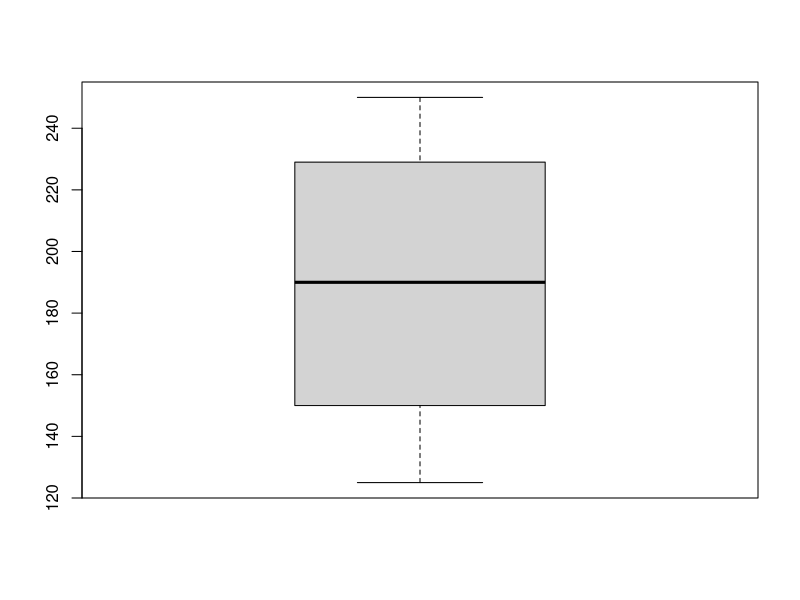
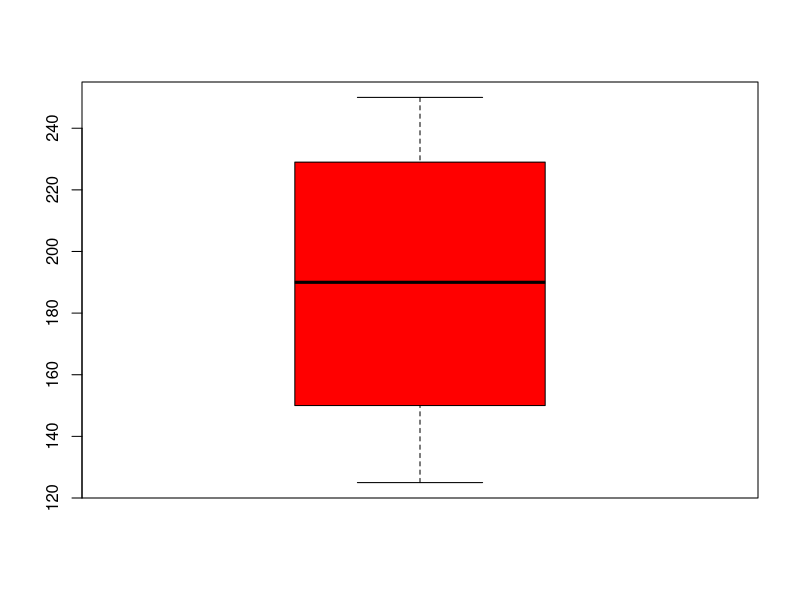
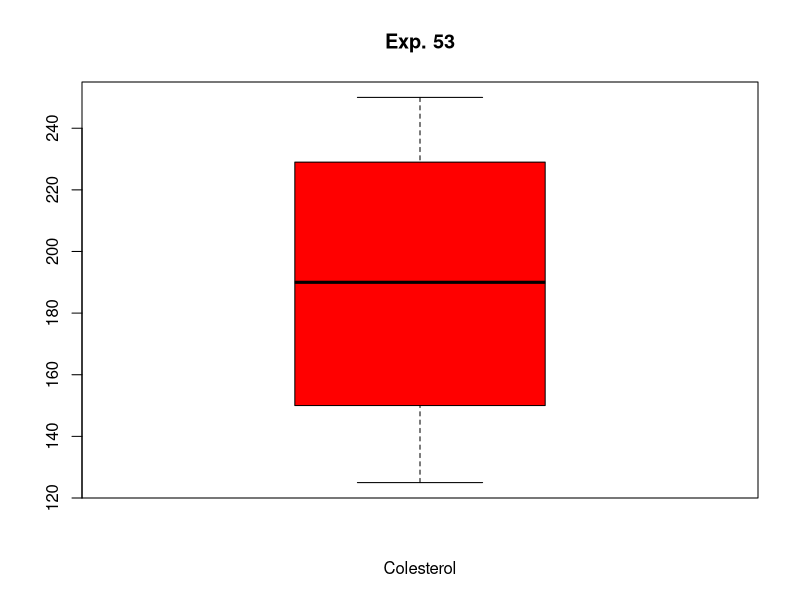
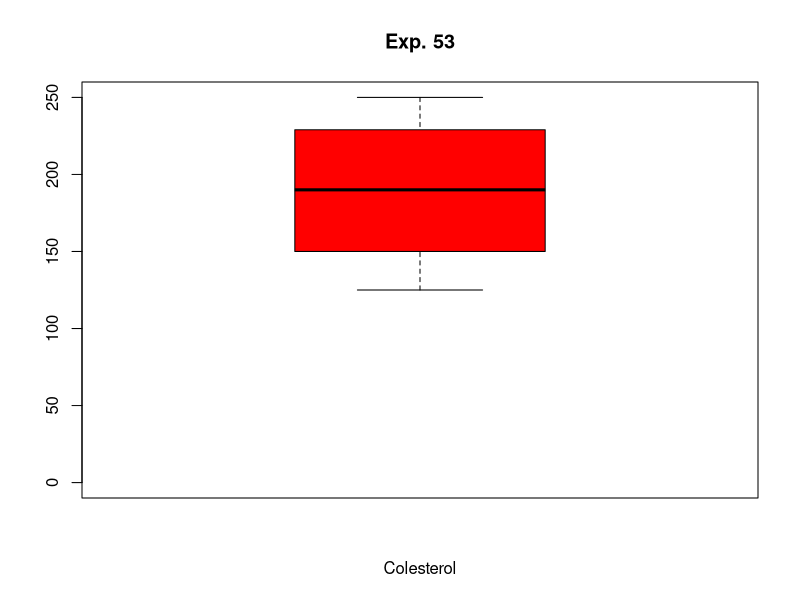
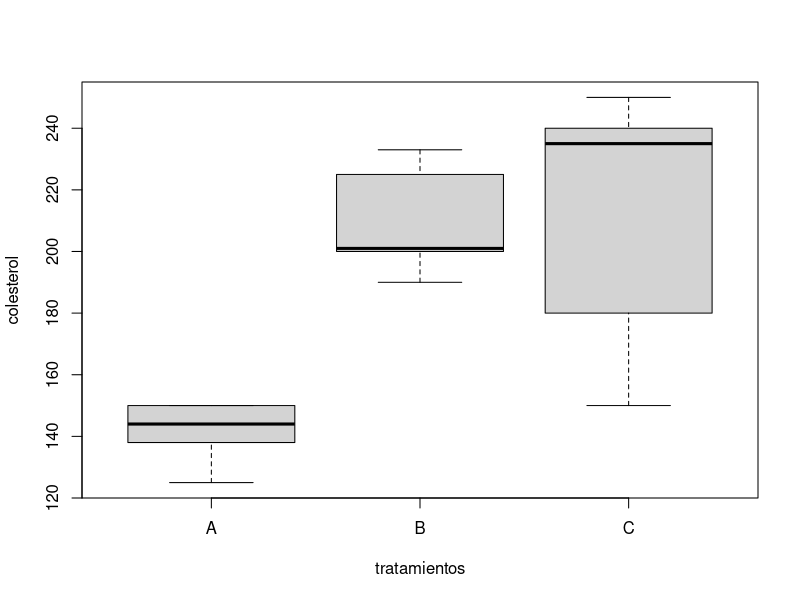
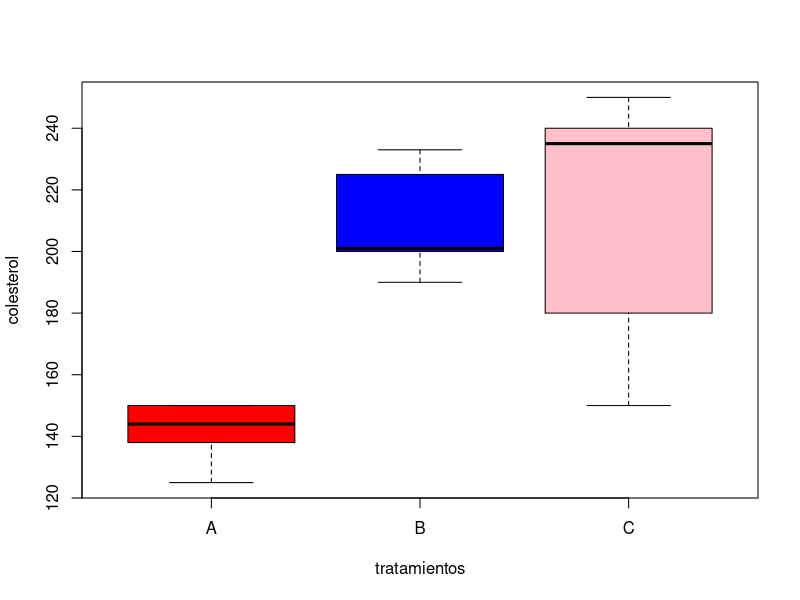
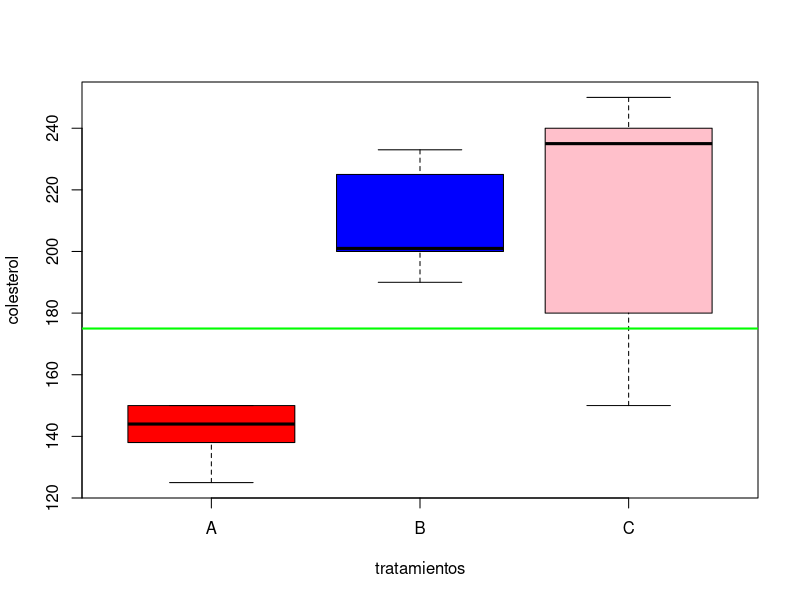
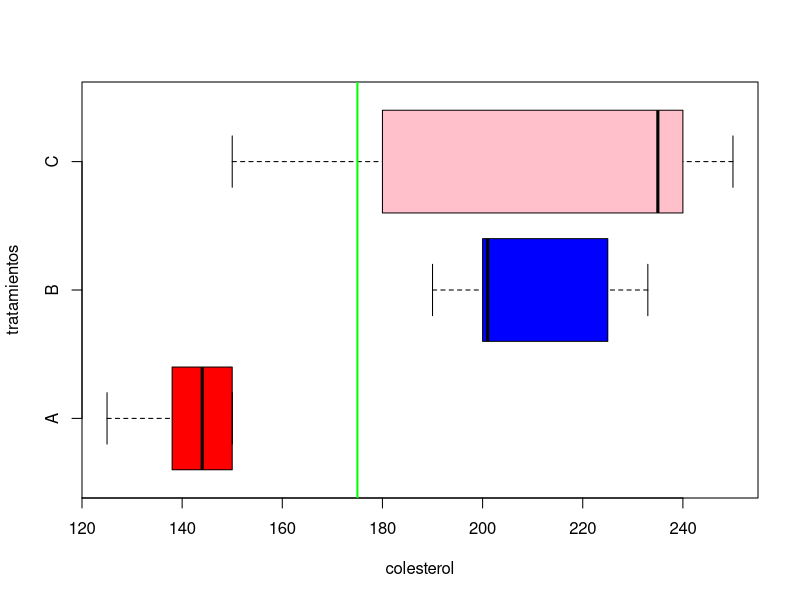

Write R code to recreate these figures, in order.
##' # Gráficos estadísticos con R (1)
##' [Francisco García García](http://bioinfo.cipf.es/ "webpage of department") _(2014-10-29)_  
##'
##' 
##' 
##' ----------------------------------------------------------------------------



##' ## 1. Representación gráfica de una variable cuantitativa 

#esto es una linea comentada

##' Queremos representar gráficamente los valores de la variable colesterol. Utilizaremos los _diagramas de cajas o boxplots_:
colesterol <- c(150,125,138,144,150,201,225,233,200,190, 250,150,180,240,235)  #incluimos los datos de nuestra variable
boxplot(colesterol)

##' Es posible incluir o modificar elementos en el gráfico:
boxplot(colesterol, col = "red")                                  #color 

##' con un interrogante delante del nombre de la función obtenemos ayuda sobre su uso
?boxplot   

boxplot(colesterol, col = "red", main = "Exp. 53",
        xlab = "Colesterol")  #título principal y subtítulos para ejes 


boxplot(colesterol, col = "red", main = "Exp. 53",
        xlab = "Colesterol", ylimit = c(0,250)) #modificamos la escala del eje Y



##' Estos 15 valores corresponden a 3 grupos de ratones, que fueron sometidos a distintos tratamientos. 
##' ¿Observamos diferencias a partir de su representación gráfica?
colesterol <- c(150,125,138,144,150,201,225,233,200,190, 250,150,180,240,235)
tratamientos <- c("A","A","A","A","A","B","B","B","B","B","C","C","C","C","C")

#así sería más rápido:
tratamientos <- c(rep("A",5), rep("B",5), rep("C",5))

#representamos la variable colesterol para cada uno de los tres grupos descritos:
boxplot(colesterol ~ tratamientos)

boxplot(colesterol ~ tratamientos, col= c("red", "blue", "pink")) #con color

# valores de colesterol superiores a 175 pueden ser peligrosos. Incluimos una línea horizontal que señalice este límite:
boxplot(colesterol ~ tratamientos, col= c("red", "blue", "pink")) #con color
abline(h = 175)
abline(h = 175, col = "green", lwd = 2)   #indicamos que sea una línea gruesa y de color verde

#y si nos gustan más las distribuciones horizontales de estos plots:
boxplot(colesterol ~ tratamientos, col= c("red", "blue", "pink"), horizontal = TRUE) 
abline(v = 175, col = "green", lwd = 2) 




##' ## 2. Representación gráfica de una variable categórica 
##' Gráficos circulares o de sectores:
 
##' La variable "variante" incluye las frecuencias de diferentes tipos de mutaciones:
variante  <- c(10,12,4,16)
nombres   <- c("SNP", "stop lost", "intron variant", "exon variant")

#calculamos los porcentajes
pct <- round(variante/sum(variante)*100)

#realizamos el gráfico:
pie(variante)
pie(variante, labels = nombres)  #añadimos nombres de las categorias
pie(variante, labels = paste(nombres, pct, "%"))  #añadimos nombres de las categorias + porcentajes
pie(variante, labels = paste(nombres, pct, "%"), col = c("red", "blue", "pink", "green"))  #cambiamos colores
pie(variante, labels = paste(nombres, pct, "%"), col = c("red", "blue", "pink", "green"),
    main = "Tipos de variantes genómicas") #incluimos un título 

 
##' Gráficos de barras:
##' Este tipo de gráficos son útiles para representar variables categóricas o variables cuantitativas discretas
##' La variable "mut" indica el número de mutaciones encontradas en varios genes de interés (varía entre 1 y 5)

mut <- c(1,3,5,2,4,4,4,1,1,1,1,3,5,2)  #datos iniciales
datos <- table(mut) #tabla de frecuencias
barplot(datos) #generamos el diagrama de barras

barplot(datos, xlab = "número de mutaciones", ylab = "frecuencias", main = "Mutaciones detectadas en genes OPITZ")
#hemos incluido título del gráfico  y títulos para los ejes X,Y.
barplot(datos, horiz = TRUE, 
        ylab = "número de mutaciones", xlab = "frecuencias", main = "Mutaciones detectadas en genes OPITZ", 
        col = "green")  #cambiamos el modo de visualización y añadimos color a las barras




##' ## 3. Representación gráfica de dos variables cuantitativas
##' 
##' Queremos conocer la relacion entre el nivel de cuantificación de varios metabolitos

#introducimos los datos de 3 metabolitos:
glutamato <- c(143, 90, 100, 119,  98,  87,  84,  99, 101,  99)
colina <- c(146, 97, 106, 123, 103,  90,  90, 106, 108, 101)  
HLDL <-   c(100, 107, 105, 89, 88, 102, 122, 105, 93, 145)

#¿qué relación hay entre la colina y el HLDL? Utilizaremos los gráficos de dispersión o de puntos
plot(colina, HLDL)

plot(colina, HLDL, pch = 2, col = "blue", main = "colina vs. HLDL")      #representamos cada metabolito con triángulos azules 
plot(colina, HLDL, pch = 2, col = "blue", cex =2, main = "colina vs. HLDL")  #un poco más grandes! 
abline(lm(colina ~ HLDL), col = "red", main = "colina vs. HLDL") # añadimos la recta de regresión 


#¿y entre la colina y el glutamato?
plot(colina, glutamato, main = "colina vs. glutamato")
plot(colina, glutamato, main = "colina vs. glutamato", cex=0.5, col = "blue") #puntos más pequeños y con color!



#¿podemos ver las relaciones de los tres metabolitos por parejas?
pairs(~glutamato + colina + HLDL)

pairs(~glutamato + colina + HLDL, col = "blue", main = "Correlación lineal entre metabolitos")
#incluyendo nuevos elementos en el gráfico






##'
##' ## Links interesantes:
##' 
##' -[Quick-R] (http://www.statmethods.net/)   Muy directo!
##'
##' -[ggplot2] (http://ggplot2.org/)  Paquete de funciones que personalizan cualquier tipo de gráfico.
##' 
##' -[r-tutor] (http://www.r-tutor.com/)  An R Introduction to Statistics
##'

##' ----------------------------------------------------------------------------
